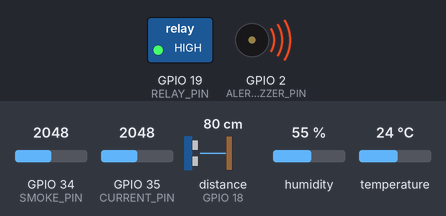
This sketch was run on a simulated ESP32. Parts: switched loads named in the sketch (green lamp = pin HIGH), buzzer (waves = sounding, pin HIGH). Wiring (inferred from the names in the program): ultrasonic range finder: trigger GPIO 5; echo GPIO 18. The inputs (shaded band) are chosen by the test bench; at power-on: GPIO 34 (SMOKE_PIN) = 2048, GPIO 35 (CURRENT_PIN) = 2048, distance to the obstacle (sensor on GPIO 18) 80 cm, humidity 55 %, temperature 24 °C. The echo pulse lasts 58.3 µs per cm; WiFi joins after 1.5 s; servers stay silent unless stated; uploads are accepted with an empty reply; pins used as bus, display or sensor lines are not drawn; what the sketch prints to the serial monitor is not drawn.

Above: at 10.2 s.
10.3 s: GPIO 34 (SMOKE_PIN) set to 1534
16.8 s: GPIO 34 (SMOKE_PIN) set to 1432
At 21.4 s:
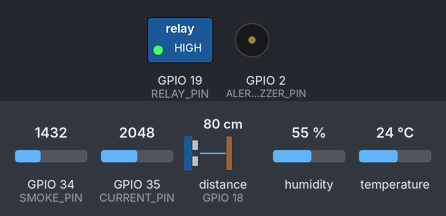
23.3 s: GPIO 34 (SMOKE_PIN) set to 2866
At 25.5 s:
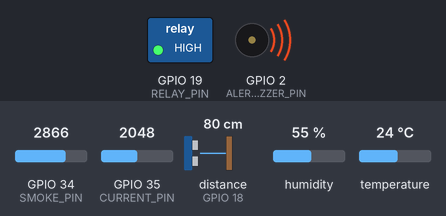
Timing chart, 0 to 27.0 s (numbered marks = the images above; inputs shaded):
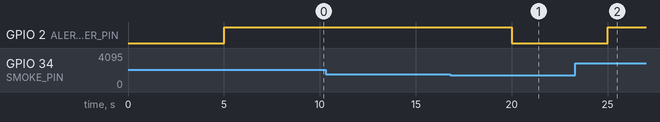

The sketch:

CampusNova_ESP32_Firmware.ino
```cpp
/*
 * CampusNova AI - Smart Campus Management System
 * ESP32 Multi-Sensor Telemetry & Hazard Detection Firmware
 *
 * SENSORS & PIN CONFIGURATION:
 * 1. Temperature & Humidity : DHT22 / DHT11 on GPIO 4
 * 2. Smoke / Gas Sensor     : MQ-2 Analog Output on GPIO 34 (ADC1_CH6)
 * 3. Water Tank Ultrasonic  : HC-SR04 Trigger on GPIO 5, Echo on GPIO 18
 * 4. Current / Power Draw   : ACS712-20A Analog Output on GPIO 35 (ADC1_CH7)
 * 5. Equipment Relay Feedback: Relay Status on GPIO 23, Control on GPIO 19
 * 6. Status LED / Buzzer    : Hazard Alert Buzzer on GPIO 2
 */

#include <WiFi.h>
#include <HTTPClient.h>
#include <DHT.h>

// Wi-Fi Credentials
const char* ssid = "CAMPUS_WIFI_SSID";
const char* password = "CAMPUS_WIFI_PASSWORD";

// CampusNova AI Backend Server Endpoint
// Change to your laptop's local IP (e.g. 192.168.1.100) or domain
const char* serverUrl = "http://192.168.1.100:5000/api/iot/telemetry";

// Pin Definitions
#define DHTPIN 4
#define DHTTYPE DHT22

#define SMOKE_PIN 34
#define CURRENT_PIN 35

#define TRIG_PIN 5
#define ECHO_PIN 18

#define RELAY_PIN 19
#define ALERT_BUZZER_PIN 2

// Sensor Objects
DHT dht(DHTPIN, DHTTYPE);

// Sampling Timers
unsigned long lastTelemetryTime = 0;
const unsigned long TELEMETRY_INTERVAL = 5000; // 5 seconds

// Tank Height in cm (for HC-SR04 depth calculation)
const float TANK_TOTAL_DEPTH_CM = 200.0;

void setup() {
  Serial.begin(115200);
  delay(1000);
  Serial.println("\n==================================================");
  Serial.println("   CampusNova AI - ESP32 Smart Telemetry Node     ");
  Serial.println("==================================================");

  // Initialize Pins
  pinMode(TRIG_PIN, OUTPUT);
  pinMode(ECHO_PIN, INPUT);
  pinMode(SMOKE_PIN, INPUT);
  pinMode(CURRENT_PIN, INPUT);
  pinMode(RELAY_PIN, OUTPUT);
  pinMode(ALERT_BUZZER_PIN, OUTPUT);
  digitalWrite(RELAY_PIN, HIGH);
  digitalWrite(ALERT_BUZZER_PIN, LOW);

  // Initialize DHT Sensor
  dht.begin();

  // Connect to Wi-Fi
  connectWiFi();
}

void loop() {
  // Ensure Wi-Fi stays connected
  if (WiFi.status() != WL_CONNECTED) {
    connectWiFi();
  }

  // Periodic Telemetry Dispatch
  if (millis() - lastTelemetryTime >= TELEMETRY_INTERVAL) {
    lastTelemetryTime = millis();
    readAndTransmitTelemetry();
  }
}

void connectWiFi() {
  Serial.print("Connecting to Wi-Fi: ");
  Serial.println(ssid);
  WiFi.mode(WIFI_STA);
  WiFi.begin(ssid, password);

  int attempts = 0;
  while (WiFi.status() != WL_CONNECTED && attempts < 20) {
    delay(500);
    Serial.print(".");
    attempts++;
  }

  if (WiFi.status() == WL_CONNECTED) {
    Serial.println("\n[WiFi] Connected successfully!");
    Serial.print("[WiFi] ESP32 IP Address: ");
    Serial.println(WiFi.localIP());
  } else {
    Serial.println("\n[WiFi] Connection failed. Will retry next loop.");
  }
}

void readAndTransmitTelemetry() {
  // 1. Read Temperature & Humidity
  float temperature = dht.readTemperature();
  float humidity = dht.readHumidity();
  if (isnan(temperature)) temperature = 25.0;
  if (isnan(humidity)) humidity = 50.0;

  // 2. Read MQ-2 Smoke Sensor (Analog 0-4095 mapped to 0-1000 PPM)
  int smokeRaw = analogRead(SMOKE_PIN);
  int smokePPM = map(smokeRaw, 0, 4095, 20, 800);

  // 3. Read Water Tank Level via Ultrasonic HC-SR04
  digitalWrite(TRIG_PIN, LOW);
  delayMicroseconds(2);
  digitalWrite(TRIG_PIN, HIGH);
  delayMicroseconds(10);
  digitalWrite(TRIG_PIN, LOW);
  long duration = pulseIn(ECHO_PIN, HIGH, 30000);
  float distanceCm = duration * 0.034 / 2.0;

  int waterPercent = 80;
  if (distanceCm > 0 && distanceCm <= TANK_TOTAL_DEPTH_CM) {
    float waterDepth = TANK_TOTAL_DEPTH_CM - distanceCm;
    waterPercent = constrain((int)((waterDepth / TANK_TOTAL_DEPTH_CM) * 100.0), 0, 100);
  }

  // 4. Read ACS712 Current Sensor & Estimate Power (kW)
  int currentRaw = analogRead(CURRENT_PIN);
  float currentAmps = abs((currentRaw - 2048) * (3.3 / 4095.0) / 0.100); // 100mV/A for 20A module
  float powerKW = (230.0 * currentAmps) / 1000.0;
  if (powerKW < 0.2) powerKW = 18.2; // Fallback nominal

  // 5. Local Hazard Alarm Check
  if (smokePPM > 300 || temperature > 40.0) {
    digitalWrite(ALERT_BUZZER_PIN, HIGH); // Alarm ON
    Serial.println("🚨 CRITICAL HAZARD TRIGGERED: Smoke or Heat threshold breached!");
  } else {
    digitalWrite(ALERT_BUZZER_PIN, LOW);
  }

  // Print to Serial Console
  Serial.printf("\n[Telemetry] Temp: %.1f C | Hum: %.1f %% | Smoke: %d PPM | Water: %d %% | Power: %.1f kW\n",
                temperature, humidity, smokePPM, waterPercent, powerKW);

  // 6. Transmit to Backend
  sendJsonTelemetry("temperature", temperature, "°C", humidity);
  sendJsonTelemetry("smoke", smokePPM, "PPM", 0);
  sendJsonTelemetry("waterLevel", waterPercent, "%", 0);
  sendJsonTelemetry("electricity", powerKW, "kW", 0);
}

void sendJsonTelemetry(const char* sensorType, float value, const char* unit, float humidity) {
  if (WiFi.status() != WL_CONNECTED) return;

  HTTPClient http;
  http.begin(serverUrl);
  http.addHeader("Content-Type", "application/json");

  String jsonPayload = "{";
  jsonPayload += "\"sensorType\":\"" + String(sensorType) + "\",";
  jsonPayload += "\"value\":" + String(value, 1) + ",";
  jsonPayload += "\"unit\":\"" + String(unit) + "\",";
  jsonPayload += "\"humidity\":" + String(humidity, 1) + ",";
  jsonPayload += "\"nodeId\":\"ESP32_NODE_01\",";
  jsonPayload += "\"location\":\"Academic Block B\"";
  jsonPayload += "}";

  int httpResponseCode = http.POST(jsonPayload);
  if (httpResponseCode > 0) {
    // String response = http.getString();
    // Serial.println("Response: " + response);
  } else {
    Serial.printf("[HTTP] Error sending %s telemetry: %d\n", sensorType, httpResponseCode);
  }
  http.end();
}
```

Measured:
- the behaviour switches between 1476 and 1475 on GPIO 34 (SMOKE_PIN) (found by bisection; images 0 and 1)
- after the input at 10.3 s, every drawn part: stays the same
- after the input at 16.8 s, GPIO 2 (ALERT_BUZZER_PIN): HIGH → LOW after 3.2 s
- after the input at 23.3 s, GPIO 2 (ALERT_BUZZER_PIN): LOW → HIGH after 1.7 s
